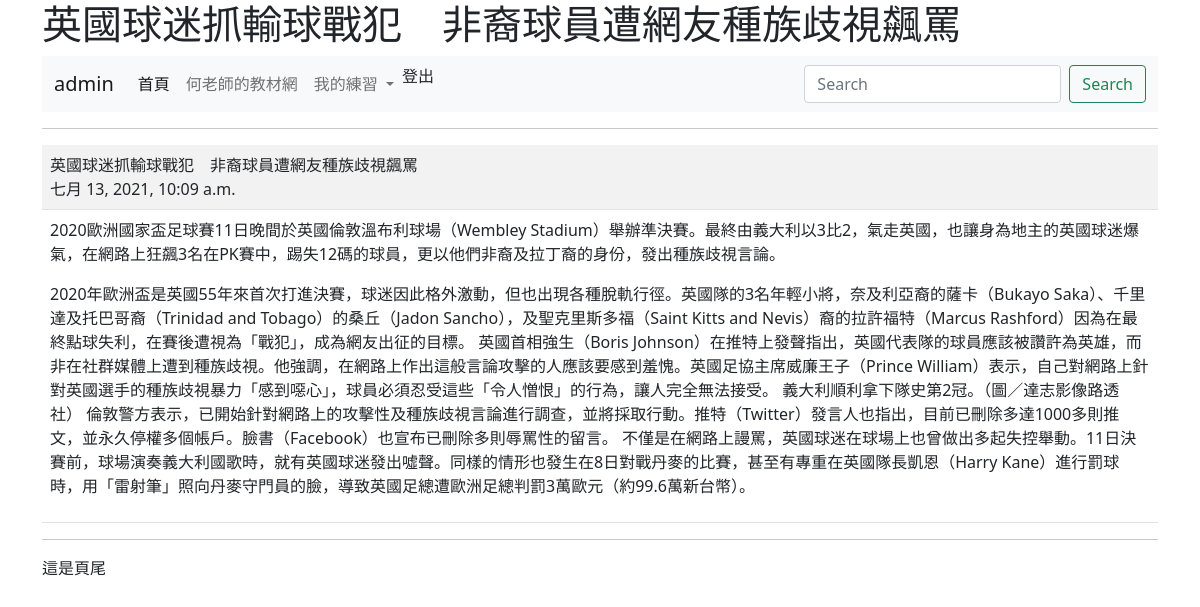
The page /show/1/ (signed in) on the database its author committed.
### mysite/models.py (models this page shows, shortened)
class Post(models.Model):
	title = models.CharField(max_length=200)
	content = models.TextField()
	pub_date = models.DateTimeField(default=timezone.now)
	class Meta:
		ordering = ('-pub_date',)

### mysite/views.py (the view)
# urls.py: path('show/<int:id>/',views.show),
@login_required(login_url="/admin/login/")
def show(request, id):
	try:
		post = Post.objects.get(id=id)
	except:
		return redirect("/news/")
	return render(request, "show.html", locals())

### templates/show.html (shortened to what this page needs)
{% extends "base.html" %}
{% block main %}
	<hr>
	<table class="table table-striped">
	   	<tr>
	   		<td>
	   			{{ post.title }}<br>
	   			{{ post.pub_date }}
	   		</td>
		</tr>
		<tr>
			<td>
				{{post.content | linebreaks }}
			</td>
		</tr>
	</table>
{% endblock %}

### templates/menu.html (shortened to what this page needs)
<nav class="navbar navbar-expand-lg navbar-light bg-light">
    <div class="container-fluid">
      <a class="navbar-brand" href="#">{{ request.user.username }}</a>
      <div class="collapse navbar-collapse" id="navbarSupportedContent">
        <ul class="navbar-nav me-auto mb-2 mb-lg-0">
          <li class="nav-item">
            <a class="nav-link active" aria-current="page" href="/">首頁</a>
          </li>
          <li class="nav-item">
            <a class="nav-link" href="https://104.es">何老師的教材網</a>
          </li>
          <li class="nav-item dropdown">
            <a class="nav-link dropdown-toggle" href="#" id="navbarDropdown" role="button" data-bs-toggle="dropdown" aria-expanded="false">
              我的練習
            </a>
          </li>
          {% if request.user.is_authenticated %}
           <li class="nav-item"
            <a class="nav-link" href="/logout/" tabindex="-1">登出</a>
           </li>
          {% else %}
          <li class="nav-item">
            <a class="nav-link" href="/admin/login/?next=/" tabindex="-1">登入</a>
          </li>
          {% endif %}
        </ul>
        <form class="d-flex">
          <input class="form-control me-2" type="search" placeholder="Search" aria-label="搜尋">
          <button class="btn btn-outline-success" type="submit">Search</button>
        </form>
      </div>
    </div>
  </nav>

### rows shown on the page
Post: title "英國球迷抓輸球戰犯 非裔球員遭網友種族歧視飆罵", pub_date "七月 13, 2021, 10:09 a.m.", content "2020歐洲國家盃足球賽11日晚間於英國倫敦溫布利球場（Wembley Stadium）舉辦準決賽。最終由義大利以3比2，氣走英國，也讓身為地主的英國球迷爆氣，在網路上狂飆3名在PK賽中，踢失12碼的球員，更以他們非裔及拉丁裔的身份，發出種族歧視言論。 2020年歐洲盃是英國55年來首次打進決賽，球迷因此格外激動，但也出現各種脫軌行徑。英國隊的3名年輕小將，奈及利亞裔的薩卡（Bukayo Saka）、千里達及托巴哥裔（Trinidad and Tobago）的桑丘（Jadon Sancho），及聖克里斯多福（Saint Kitts and Nevis）裔的拉許福特（Marcus Rashford）因為在最終點球失利，在賽後遭視為「戰犯」，成為網友出征的目標。 英國首相強生（Boris Johnson）在推特上發聲指出，英國代表隊的球員應該被讚許為英雄，而非在社群媒體上遭到種族歧視。他強調，在網路上作出這般言論攻擊的人應該要感到羞愧。英國足協主席威廉王子（Prince William）表示，自己對網路上針對英國選手的種族歧視暴力「感到噁心」，球員必須忍受這些「令人憎恨」的行為，讓人完全無法接受。 義大利順利拿下隊史第2冠。（圖／達志影像路透社） 倫敦警方表示，已開始針對網路上的攻擊性及種族歧視言論進行調查，並將採取行動。推特（Twitter）發言人也指出，目前已刪除多達1000多則推文，並永久停權多個帳戶。臉書（Facebook）也宣布已刪除多則辱罵性的留言。…"

### other values the page prints
{{ request.user.username }} "admin"
